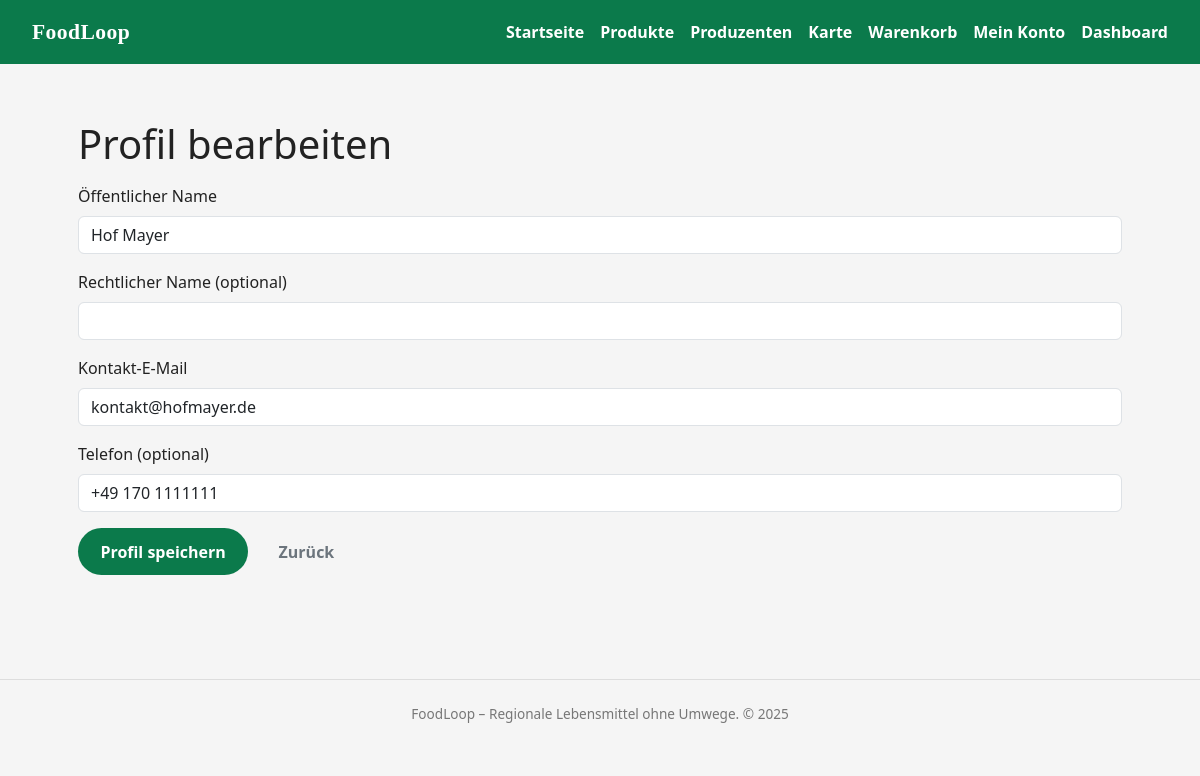
Screenshot of /business/profile/edit (signed in) with the database file from the repository.
### models.py (models this page shows)
class ProducerProfile(db.Model):
    __tablename__ = "producer_profile"
    producer_id = db.Column(db.Integer, primary_key=True)
    user_id = db.Column(
        db.Integer, db.ForeignKey("user.id"), nullable=False, unique=True
    )
    address_id = db.Column(
        db.Integer, db.ForeignKey("address.address_id"), nullable=True
    )
    display_name = db.Column(db.String(255), nullable=False)
    legal_name = db.Column(db.String(255), nullable=True)
    tax_id = db.Column(db.String(50), nullable=True)
    contact_email = db.Column(db.String(255), nullable=False)
    contact_phone = db.Column(db.String(50), nullable=True)
    verification_status = db.Column(
        db.String(20), nullable=False, default="pending"
    )
    created_at = db.Column(db.DateTime, default=datetime.utcnow, nullable=False)
    user = db.relationship("User", back_populates="producer_profile")
    products = db.relationship("Product", back_populates="producer", lazy="dynamic")
    address = db.relationship("Address", back_populates="producers")
    categories = db.relationship(
        "Category",
        secondary=producer_category,
        back_populates="producers",
        lazy="select",
    )

### app.py (the view, shortened to what this page needs)
@app.route("/business/profile/edit", methods=["GET", "POST"])
@login_required
def edit_producer_profile():
    producer = current_user.producer_profile #get current user's producer profile
    if not producer:
        return redirect(url_for("business_account"))
    form = EditProducerProfileForm(obj=producer) #populate form with object, existing data
    return render_template("edit_producer_profile.html", form=form)

### forms.py
class EditProducerProfileForm(FlaskForm):
    display_name = StringField(
        "Öffentlicher Name",
        validators=[InputRequired(), Length(min=2, max=255)],
    )
    legal_name = StringField(
        "Rechtlicher Name (optional)",
        validators=[Length(max=255)],
    )
    contact_email = StringField(
        "Kontakt-E-Mail",
        validators=[InputRequired(), Email(), Length(max=255)],
    )
    contact_phone = StringField(
        "Telefon (optional)",
        validators=[Length(max=50)],
    )
    submit = SubmitField("Profil speichern")

### app.py (called while the page is built)
@login_manager.user_loader
def load_user(user_id):
    return User.query.get(int(user_id))

### templates/edit_producer_profile.html (shortened to what this page needs)
{% extends "base.html" %}
{% block content %}
<section class="container py-4">
  <h1>Profil bearbeiten</h1>
  <form method="post" action="{{ url_for('edit_producer_profile') }}" class="mt-3" novalidate>
    <div class="mb-3">
      {{ form.display_name.label(class="form-label") }}
      {{ form.display_name(class="form-control") }}
    </div>
    <div class="mb-3">
      {{ form.legal_name.label(class="form-label") }}
      {{ form.legal_name(class="form-control") }}
    </div>
    <div class="mb-3">
      {{ form.contact_email.label(class="form-label") }}
      {{ form.contact_email(class="form-control") }}
    </div>
    <div class="mb-3">
      {{ form.contact_phone.label(class="form-label") }}
      {{ form.contact_phone(class="form-control") }}
    </div>
    <div class="d-flex gap-2">
      {{ form.submit(class_="btn btn-primary") }}
      <a class="btn btn-outline-secondary" href="{{ url_for('business_account') }}">Zurück</a>
    </div>
  </form>
</section>
{% endblock %}

### static/css/base.css (style rules this page uses)
body { font-family: system-ui, -apple-system, BlinkMacSystemFont, "Segoe UI", sans-serif; margin: 0; background: #f5f5f5; color: #222; overflow-x: hidden; }
input, select { padding: 0.5rem 0.7rem; border-radius: 999px; border: 1px solid #ccc; font: inherit; }

### static/css/components.css (style rules this page uses)
.btn { display: inline-block; padding: 0.7rem 1.4rem; border-radius: 999px; border: none; cursor: pointer; text-decoration: none; font-weight: 600; }
.btn-primary { background: #0b7a4b; color: white; }

### rows the page displays
ProducerProfile: display_name "Hof Mayer", contact_email "kontakt@hofmayer.de", contact_phone "+49 170 1111111"

### other values shown
{{ 2025 }} "2025"
